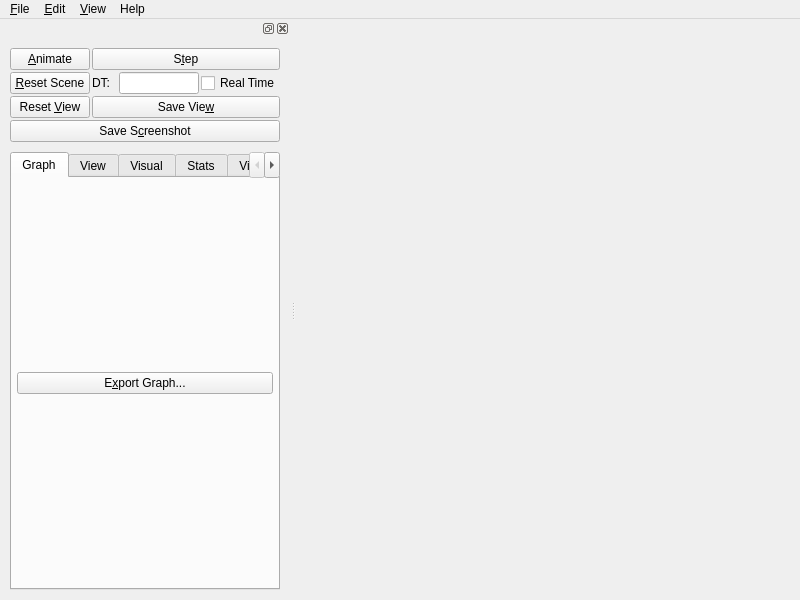
<?xml version="1.0" encoding="UTF-8"?>
<ui version="4.0">
 <exportmacro>SOFA_SOFAGUIQT_API</exportmacro>
 <class>GUI</class>
 <widget class="QMainWindow" name="GUI">
  <property name="geometry">
   <rect>
    <x>0</x>
    <y>0</y>
    <width>800</width>
    <height>600</height>
   </rect>
  </property>
  <property name="sizePolicy">
   <sizepolicy hsizetype="Minimum" vsizetype="Minimum">
    <horstretch>0</horstretch>
    <verstretch>0</verstretch>
   </sizepolicy>
  </property>
  <property name="minimumSize">
   <size>
    <width>210</width>
    <height>481</height>
   </size>
  </property>
  <property name="acceptDrops">
   <bool>true</bool>
  </property>
  <property name="windowTitle">
   <string>Sofa</string>
  </property>
  <widget class="QWidget" name="widget">
   <property name="sizePolicy">
    <sizepolicy hsizetype="Expanding" vsizetype="Expanding">
     <horstretch>0</horstretch>
     <verstretch>0</verstretch>
    </sizepolicy>
   </property>
   <property name="minimumSize">
    <size>
     <width>0</width>
     <height>0</height>
    </size>
   </property>
   <layout class="QVBoxLayout">
    <property name="sizeConstraint">
     <enum>QLayout::SetNoConstraint</enum>
    </property>
    <property name="leftMargin">
     <number>0</number>
    </property>
    <property name="topMargin">
     <number>0</number>
    </property>
    <property name="rightMargin">
     <number>0</number>
    </property>
    <property name="bottomMargin">
     <number>0</number>
    </property>
    <item>
     <layout class="QHBoxLayout" name="mainWidgetLayout"/>
    </item>
   </layout>
  </widget>
  <widget class="QMenuBar" name="menubar">
   <property name="enabled">
    <bool>true</bool>
   </property>
   <property name="geometry">
    <rect>
     <x>0</x>
     <y>0</y>
     <width>800</width>
     <height>19</height>
    </rect>
   </property>
   <widget class="QMenu" name="fileMenu">
    <property name="title">
     <string>&amp;File</string>
    </property>
    <addaction name="fileNewAction"/>
    <addaction name="fileOpenAction"/>
    <addaction name="fileReloadAction"/>
    <addaction name="fileSaveAction"/>
    <addaction name="fileSaveAsAction"/>
    <addaction name="separator"/>
    <addaction name="separator"/>
    <addaction name="fileExitAction"/>
   </widget>
   <widget class="QMenu" name="editMenu">
    <property name="title">
     <string>&amp;Edit</string>
    </property>
    <addaction name="editRecordDirectoryAction"/>
    <addaction name="editGnuplotDirectoryAction"/>
    <addaction name="separator"/>
    <addaction name="PluginManagerAction"/>
    <addaction name="MouseManagerAction"/>
    <addaction name="VideoRecorderManagerAction"/>
   </widget>
   <widget class="QMenu" name="View">
    <property name="title">
     <string>&amp;View</string>
    </property>
    <addaction name="separator"/>
    <addaction name="separator"/>
    <addaction name="separator"/>
   </widget>
   <widget class="QMenu" name="helpMenu">
    <property name="title">
     <string>Help</string>
    </property>
    <addaction name="separator"/>
    <addaction name="helpShowDocBrowser"/>
    <addaction name="helpAboutAction"/>
   </widget>
   <addaction name="fileMenu"/>
   <addaction name="editMenu"/>
   <addaction name="View"/>
   <addaction name="helpMenu"/>
  </widget>
  <widget class="QDockWidget" name="dockWidget">
   <property name="sizePolicy">
    <sizepolicy hsizetype="Minimum" vsizetype="Expanding">
     <horstretch>0</horstretch>
     <verstretch>0</verstretch>
    </sizepolicy>
   </property>
   <property name="minimumSize">
    <size>
     <width>200</width>
     <height>551</height>
    </size>
   </property>
   <attribute name="dockWidgetArea">
    <number>1</number>
   </attribute>
   <widget class="QWidget" name="dockWidgetContents">
    <property name="sizePolicy">
     <sizepolicy hsizetype="Minimum" vsizetype="Expanding">
      <horstretch>0</horstretch>
      <verstretch>0</verstretch>
     </sizepolicy>
    </property>
    <property name="minimumSize">
     <size>
      <width>200</width>
      <height>0</height>
     </size>
    </property>
    <layout class="QHBoxLayout" name="horizontalLayout">
     <item>
      <widget class="QWidget" name="optionTabs" native="true">
       <property name="enabled">
        <bool>true</bool>
       </property>
       <property name="sizePolicy">
        <sizepolicy hsizetype="Expanding" vsizetype="Expanding">
         <horstretch>0</horstretch>
         <verstretch>0</verstretch>
        </sizepolicy>
       </property>
       <layout class="QVBoxLayout" name="_13">
        <property name="sizeConstraint">
         <enum>QLayout::SetNoConstraint</enum>
        </property>
        <item>
         <layout class="QGridLayout" name="_14">
          <property name="sizeConstraint">
           <enum>QLayout::SetNoConstraint</enum>
          </property>
          <item row="2" column="0">
           <widget class="QPushButton" name="ResetViewButton">
            <property name="enabled">
             <bool>true</bool>
            </property>
            <property name="toolTip">
             <string>Set the camera to initial position and orientation</string>
            </property>
            <property name="text">
             <string>Reset &amp;View</string>
            </property>
            <property name="shortcut">
             <string>Alt+V</string>
            </property>
           </widget>
          </item>
          <item row="0" column="0">
           <widget class="QPushButton" name="startButton">
            <property name="toolTip">
             <string>Launch the Simulation</string>
            </property>
            <property name="text">
             <string>&amp;Animate</string>
            </property>
            <property name="shortcut">
             <string>Alt+A</string>
            </property>
            <property name="checkable">
             <bool>true</bool>
            </property>
           </widget>
          </item>
          <item row="2" column="1">
           <widget class="QPushButton" name="SaveViewButton">
            <property name="enabled">
             <bool>true</bool>
            </property>
            <property name="toolTip">
             <string>Save the position and orientation of the camera</string>
            </property>
            <property name="text">
             <string>Save Vie&amp;w</string>
            </property>
            <property name="shortcut">
             <string>Alt+W</string>
            </property>
           </widget>
          </item>
          <item row="1" column="0">
           <widget class="QPushButton" name="ResetSceneButton">
            <property name="enabled">
             <bool>true</bool>
            </property>
            <property name="toolTip">
             <string>Reset the Simulation  (t=0)</string>
            </property>
            <property name="text">
             <string>&amp;Reset Scene</string>
            </property>
            <property name="shortcut">
             <string>Alt+R</string>
            </property>
           </widget>
          </item>
          <item row="0" column="1">
           <widget class="QPushButton" name="stepButton">
            <property name="toolTip">
             <string>Compute the simulation at time t+DT</string>
            </property>
            <property name="text">
             <string>S&amp;tep</string>
            </property>
            <property name="shortcut">
             <string>Alt+T</string>
            </property>
            <property name="autoRepeat">
             <bool>true</bool>
            </property>
           </widget>
          </item>
          <item row="3" column="0" colspan="2">
           <widget class="QPushButton" name="screenshotButton">
            <property name="text">
             <string>Save S&amp;creenshot</string>
            </property>
            <property name="shortcut">
             <string>Alt+C</string>
            </property>
           </widget>
          </item>
          <item row="1" column="1">
           <layout class="QHBoxLayout" name="_15">
            <property name="sizeConstraint">
             <enum>QLayout::SetNoConstraint</enum>
            </property>
            <item>
             <widget class="QLabel" name="dtLabel">
              <property name="text">
               <string>DT:</string>
              </property>
              <property name="wordWrap">
               <bool>false</bool>
              </property>
             </widget>
            </item>
            <item>
             <widget class="QLineEdit" name="dtEdit">
              <property name="sizePolicy">
               <sizepolicy hsizetype="Expanding" vsizetype="Fixed">
                <horstretch>0</horstretch>
                <verstretch>0</verstretch>
               </sizepolicy>
              </property>
              <property name="minimumSize">
               <size>
                <width>20</width>
                <height>0</height>
               </size>
              </property>
              <property name="maximumSize">
               <size>
                <width>80</width>
                <height>32767</height>
               </size>
              </property>
             </widget>
            </item>
            <item>
             <widget class="QCheckBox" name="realTimeCheckBox">
              <property name="toolTip">
               <string>Use the duration of the previous simulation step as the next DT</string>
              </property>
              <property name="text">
               <string>Real Time</string>
              </property>
             </widget>
            </item>
           </layout>
          </item>
         </layout>
        </item>
        <item>
         <spacer name="spacer_tab">
          <property name="orientation">
           <enum>Qt::Vertical</enum>
          </property>
          <property name="sizeType">
           <enum>QSizePolicy::Fixed</enum>
          </property>
          <property name="sizeHint" stdset="0">
           <size>
            <width>20</width>
            <height>8</height>
           </size>
          </property>
         </spacer>
        </item>
        <item>
         <widget class="QTabWidget" name="tabs">
          <property name="sizePolicy">
           <sizepolicy hsizetype="Expanding" vsizetype="Expanding">
            <horstretch>0</horstretch>
            <verstretch>0</verstretch>
           </sizepolicy>
          </property>
          <property name="minimumSize">
           <size>
            <width>200</width>
            <height>0</height>
           </size>
          </property>
          <property name="currentIndex">
           <number>0</number>
          </property>
          <widget class="QWidget" name="TabGraph">
           <attribute name="title">
            <string>Graph</string>
           </attribute>
           <layout class="QVBoxLayout" name="_19">
            <item>
             <widget class="QPushButton" name="ExportGraphButton">
              <property name="text">
               <string>E&amp;xport Graph...</string>
              </property>
              <property name="icon">
               <iconset>
                <normaloff>image1</normaloff>image1</iconset>
              </property>
              <property name="shortcut">
               <string>Alt+X</string>
              </property>
             </widget>
            </item>
           </layout>
          </widget>
          <widget class="QWidget" name="tabView">
           <property name="sizePolicy">
            <sizepolicy hsizetype="Expanding" vsizetype="Expanding">
             <horstretch>0</horstretch>
             <verstretch>0</verstretch>
            </sizepolicy>
           </property>
           <attribute name="title">
            <string>View</string>
           </attribute>
           <layout class="QGridLayout" name="gridLayout1">
            <item row="2" column="0">
             <layout class="QGridLayout" name="_17">
              <item row="1" column="0">
               <layout class="QGridLayout" name="_18">
                <item row="0" column="2">
                 <spacer name="spacer8">
                  <property name="orientation">
                   <enum>Qt::Horizontal</enum>
                  </property>
                  <property name="sizeType">
                   <enum>QSizePolicy::Ignored</enum>
                  </property>
                  <property name="sizeHint" stdset="0">
                   <size>
                    <width>0</width>
                    <height>16</height>
                   </size>
                  </property>
                 </spacer>
                </item>
                <item row="0" column="1">
                 <widget class="QLabel" name="pixmapLabel1">
                  <property name="sizePolicy">
                   <sizepolicy hsizetype="Fixed" vsizetype="Fixed">
                    <horstretch>0</horstretch>
                    <verstretch>0</verstretch>
                   </sizepolicy>
                  </property>
                  <property name="toolTip">
                   <string>http://sofa-framework.org</string>
                  </property>
                  <property name="pixmap">
                   <pixmap>image0</pixmap>
                  </property>
                  <property name="scaledContents">
                   <bool>true</bool>
                  </property>
                  <property name="wordWrap">
                   <bool>false</bool>
                  </property>
                 </widget>
                </item>
                <item row="0" column="0">
                 <spacer name="spacer7">
                  <property name="orientation">
                   <enum>Qt::Horizontal</enum>
                  </property>
                  <property name="sizeType">
                   <enum>QSizePolicy::Ignored</enum>
                  </property>
                  <property name="sizeHint" stdset="0">
                   <size>
                    <width>0</width>
                    <height>16</height>
                   </size>
                  </property>
                 </spacer>
                </item>
               </layout>
              </item>
             </layout>
            </item>
           </layout>
          </widget>
          <widget class="QWidget" name="TabVisualGraph">
           <attribute name="title">
            <string>Visual</string>
           </attribute>
           <layout class="QVBoxLayout" name="_20">
            <item>
             <widget class="QPushButton" name="ExportVisualGraphButton">
              <property name="text">
               <string>E&amp;xport Graph...</string>
              </property>
              <property name="icon">
               <iconset>
                <normaloff>image1</normaloff>image1</iconset>
              </property>
              <property name="shortcut">
               <string>Alt+X</string>
              </property>
             </widget>
            </item>
           </layout>
          </widget>
          <widget class="QWidget" name="TabStats">
           <attribute name="title">
            <string>Stats</string>
           </attribute>
           <layout class="QVBoxLayout" name="_21">
            <item>
             <widget class="QCheckBox" name="dumpStateCheckBox">
              <property name="toolTip">
               <string comment="This is used to plut curves fter a simulation">Record the state at each time step in file &quot;dumpState.data&quot;</string>
              </property>
              <property name="text">
               <string>Dump State</string>
              </property>
             </widget>
            </item>
            <item>
             <widget class="QCheckBox" name="displayComputationTimeCheckBox">
              <property name="toolTip">
               <string>Display information about the time spent at each branch of the graph</string>
              </property>
              <property name="text">
               <string>Log Time</string>
              </property>
             </widget>
            </item>
            <item>
             <widget class="QCheckBox" name="exportGnuplotFilesCheckbox">
              <property name="toolTip">
               <string>Create gnuplot files for each named element of the simulation</string>
              </property>
              <property name="text">
               <string>Export state as gnuplot files</string>
              </property>
             </widget>
            </item>
            <item>
             <widget class="QCheckBox" name="exportVisitorCheckbox">
              <property name="toolTip">
               <string>Open a Dialog showing a trace of the execution and time spent</string>
              </property>
              <property name="text">
               <string>Trace Visitor and Component execution</string>
              </property>
             </widget>
            </item>
            <item>
             <widget class="QCheckBox" name="displayTimeProfiler">
              <property name="text">
               <string>Display AdvanceTimer profiler</string>
              </property>
             </widget>
            </item>
           </layout>
          </widget>
          <widget class="QWidget" name="TabPage">
           <attribute name="title">
            <string>Viewer</string>
           </attribute>
           <layout class="QVBoxLayout" name="_22">
            <item>
             <layout class="QHBoxLayout" name="_23">
              <property name="spacing">
               <number>0</number>
              </property>
              <item>
               <spacer name="spacer5_3_3">
                <property name="orientation">
                 <enum>Qt::Horizontal</enum>
                </property>
                <property name="sizeType">
                 <enum>QSizePolicy::Expanding</enum>
                </property>
                <property name="sizeHint" stdset="0">
                 <size>
                  <width>10</width>
                  <height>2</height>
                 </size>
                </property>
               </spacer>
              </item>
              <item>
               <widget class="QSpinBox" name="sizeW">
                <property name="maximum">
                 <number>30000</number>
                </property>
                <property name="value">
                 <number>800</number>
                </property>
               </widget>
              </item>
              <item>
               <widget class="QLabel" name="textLabel_sizeX">
                <property name="sizePolicy">
                 <sizepolicy hsizetype="Fixed" vsizetype="Preferred">
                  <horstretch>0</horstretch>
                  <verstretch>0</verstretch>
                 </sizepolicy>
                </property>
                <property name="text">
                 <string>&lt;p align=&quot;center&quot;&gt;x&lt;/p&gt;</string>
                </property>
                <property name="wordWrap">
                 <bool>false</bool>
                </property>
               </widget>
              </item>
              <item>
               <widget class="QSpinBox" name="sizeH">
                <property name="maximum">
                 <number>30000</number>
                </property>
                <property name="value">
                 <number>600</number>
                </property>
               </widget>
              </item>
              <item>
               <spacer name="spacer5_3_2_3">
                <property name="orientation">
                 <enum>Qt::Horizontal</enum>
                </property>
                <property name="sizeType">
                 <enum>QSizePolicy::Expanding</enum>
                </property>
                <property name="sizeHint" stdset="0">
                 <size>
                  <width>10</width>
                  <height>2</height>
                 </size>
                </property>
               </spacer>
              </item>
             </layout>
            </item>
            <item>
             <widget class="QTextBrowser" name="textEdit1"/>
            </item>
           </layout>
          </widget>
         </widget>
        </item>
       </layout>
      </widget>
     </item>
    </layout>
   </widget>
  </widget>
  <action name="fileNewAction">
   <property name="icon">
    <iconset>
     <normaloff>image2</normaloff>image2</iconset>
   </property>
   <property name="text">
    <string>&amp;New</string>
   </property>
   <property name="iconText">
    <string>New</string>
   </property>
   <property name="shortcut">
    <string>Ctrl+N</string>
   </property>
   <property name="name" stdset="0">
    <cstring>fileNewAction</cstring>
   </property>
  </action>
  <action name="fileOpenAction">
   <property name="icon">
    <iconset>
     <normaloff>image3</normaloff>image3</iconset>
   </property>
   <property name="text">
    <string>&amp;Open...</string>
   </property>
   <property name="iconText">
    <string>Open</string>
   </property>
   <property name="shortcut">
    <string>Ctrl+O</string>
   </property>
   <property name="name" stdset="0">
    <cstring>fileOpenAction</cstring>
   </property>
  </action>
  <action name="fileReloadAction">
   <property name="text">
    <string>&amp;Reload</string>
   </property>
   <property name="iconText">
    <string>Reload</string>
   </property>
   <property name="shortcut">
    <string>Ctrl+R</string>
   </property>
   <property name="name" stdset="0">
    <cstring>fileReloadAction</cstring>
   </property>
  </action>
  <action name="fileSaveAction">
   <property name="enabled">
    <bool>true</bool>
   </property>
   <property name="icon">
    <iconset>
     <normaloff>image4</normaloff>image4</iconset>
   </property>
   <property name="text">
    <string>&amp;Save</string>
   </property>
   <property name="iconText">
    <string>Save</string>
   </property>
   <property name="shortcut">
    <string>Ctrl+S</string>
   </property>
   <property name="name" stdset="0">
    <cstring>fileSaveAction</cstring>
   </property>
  </action>
  <action name="fileSaveAsAction">
   <property name="text">
    <string>Save &amp;As...</string>
   </property>
   <property name="iconText">
    <string>Save As</string>
   </property>
   <property name="shortcut">
    <string/>
   </property>
   <property name="name" stdset="0">
    <cstring>fileSaveAsAction</cstring>
   </property>
  </action>
  <action name="fileExitAction">
   <property name="text">
    <string>E&amp;xit</string>
   </property>
   <property name="iconText">
    <string>Exit</string>
   </property>
   <property name="shortcut">
    <string/>
   </property>
   <property name="name" stdset="0">
    <cstring>fileExitAction</cstring>
   </property>
  </action>
  <action name="helpAboutAction">
   <property name="enabled">
    <bool>false</bool>
   </property>
   <property name="text">
    <string>&amp;About</string>
   </property>
   <property name="iconText">
    <string>About</string>
   </property>
   <property name="shortcut">
    <string/>
   </property>
   <property name="name" stdset="0">
    <cstring>helpAboutAction</cstring>
   </property>
  </action>
  <action name="ViewerAction">
   <property name="iconText">
    <string>Viewer</string>
   </property>
   <property name="name" stdset="0">
    <cstring>ViewerAction</cstring>
   </property>
  </action>
  <action name="editRecordDirectoryAction">
   <property name="text">
    <string>Record Directory...</string>
   </property>
   <property name="iconText">
    <string>Record Directory...</string>
   </property>
   <property name="name" stdset="0">
    <cstring>editRecordDirectoryAction</cstring>
   </property>
  </action>
  <action name="editGnuplotDirectoryAction">
   <property name="text">
    <string>Gnuplot Directory...</string>
   </property>
   <property name="iconText">
    <string>Gnuplot Directory...</string>
   </property>
   <property name="name" stdset="0">
    <cstring>editGnuplotDirectoryAction</cstring>
   </property>
  </action>
  <action name="PluginManagerAction">
   <property name="text">
    <string>Plugin Manager...</string>
   </property>
   <property name="iconText">
    <string>Plugin Manager...</string>
   </property>
   <property name="name" stdset="0">
    <cstring>PluginManagerAction</cstring>
   </property>
  </action>
  <action name="MouseManagerAction">
   <property name="text">
    <string>Mouse Manager...</string>
   </property>
   <property name="iconText">
    <string>Mouse Manager...</string>
   </property>
   <property name="name" stdset="0">
    <cstring>MouseManagerAction</cstring>
   </property>
  </action>
  <action name="Action">
   <property name="iconText">
    <string>Recently Opened Files...</string>
   </property>
   <property name="name" stdset="0">
    <cstring>Action</cstring>
   </property>
  </action>
  <action name="TestAction">
   <property name="text">
    <string>Test</string>
   </property>
   <property name="iconText">
    <string>Test</string>
   </property>
   <property name="name" stdset="0">
    <cstring>TestAction</cstring>
   </property>
  </action>
  <action name="VideoRecorderManagerAction">
   <property name="text">
    <string>Video Recorder Manager...</string>
   </property>
   <property name="iconText">
    <string>Video Recorder Manager...</string>
   </property>
   <property name="name" stdset="0">
    <cstring>VideoRecorderManagerAction</cstring>
   </property>
  </action>
  <action name="helpShowDocBrowser">
   <property name="checkable">
    <bool>false</bool>
   </property>
   <property name="text">
    <string>Show doc browser</string>
   </property>
   <property name="iconVisibleInMenu">
    <bool>false</bool>
   </property>
  </action>
 </widget>
 <layoutdefault spacing="2" margin="5"/>
 <includes>
  <include location="local">sofa/gui/qt/SofaGUIQt.h</include>
 </includes>
 <resources/>
 <connections>
  <connection>
   <sender>fileNewAction</sender>
   <signal>triggered()</signal>
   <receiver>GUI</receiver>
   <slot>fileNew()</slot>
   <hints>
    <hint type="sourcelabel">
     <x>-1</x>
     <y>-1</y>
    </hint>
    <hint type="destinationlabel">
     <x>20</x>
     <y>20</y>
    </hint>
   </hints>
  </connection>
  <connection>
   <sender>fileOpenAction</sender>
   <signal>triggered()</signal>
   <receiver>GUI</receiver>
   <slot>popupOpenFileSelector()</slot>
   <hints>
    <hint type="sourcelabel">
     <x>-1</x>
     <y>-1</y>
    </hint>
    <hint type="destinationlabel">
     <x>20</x>
     <y>20</y>
    </hint>
   </hints>
  </connection>
  <connection>
   <sender>fileReloadAction</sender>
   <signal>triggered()</signal>
   <receiver>GUI</receiver>
   <slot>fileReload()</slot>
   <hints>
    <hint type="sourcelabel">
     <x>-1</x>
     <y>-1</y>
    </hint>
    <hint type="destinationlabel">
     <x>20</x>
     <y>20</y>
    </hint>
   </hints>
  </connection>
  <connection>
   <sender>fileSaveAction</sender>
   <signal>triggered()</signal>
   <receiver>GUI</receiver>
   <slot>fileSave()</slot>
   <hints>
    <hint type="sourcelabel">
     <x>-1</x>
     <y>-1</y>
    </hint>
    <hint type="destinationlabel">
     <x>20</x>
     <y>20</y>
    </hint>
   </hints>
  </connection>
  <connection>
   <sender>fileSaveAsAction</sender>
   <signal>triggered()</signal>
   <receiver>GUI</receiver>
   <slot>fileSaveAs()</slot>
   <hints>
    <hint type="sourcelabel">
     <x>-1</x>
     <y>-1</y>
    </hint>
    <hint type="destinationlabel">
     <x>20</x>
     <y>20</y>
    </hint>
   </hints>
  </connection>
  <connection>
   <sender>fileExitAction</sender>
   <signal>triggered()</signal>
   <receiver>GUI</receiver>
   <slot>fileExit()</slot>
   <hints>
    <hint type="sourcelabel">
     <x>-1</x>
     <y>-1</y>
    </hint>
    <hint type="destinationlabel">
     <x>20</x>
     <y>20</y>
    </hint>
   </hints>
  </connection>
  <connection>
   <sender>editRecordDirectoryAction</sender>
   <signal>triggered()</signal>
   <receiver>GUI</receiver>
   <slot>editRecordDirectory()</slot>
   <hints>
    <hint type="sourcelabel">
     <x>-1</x>
     <y>-1</y>
    </hint>
    <hint type="destinationlabel">
     <x>20</x>
     <y>20</y>
    </hint>
   </hints>
  </connection>
  <connection>
   <sender>PluginManagerAction</sender>
   <signal>triggered()</signal>
   <receiver>GUI</receiver>
   <slot>showPluginManager()</slot>
   <hints>
    <hint type="sourcelabel">
     <x>-1</x>
     <y>-1</y>
    </hint>
    <hint type="destinationlabel">
     <x>20</x>
     <y>20</y>
    </hint>
   </hints>
  </connection>
  <connection>
   <sender>MouseManagerAction</sender>
   <signal>triggered()</signal>
   <receiver>GUI</receiver>
   <slot>showMouseManager()</slot>
   <hints>
    <hint type="sourcelabel">
     <x>-1</x>
     <y>-1</y>
    </hint>
    <hint type="destinationlabel">
     <x>20</x>
     <y>20</y>
    </hint>
   </hints>
  </connection>
  <connection>
   <sender>editGnuplotDirectoryAction</sender>
   <signal>triggered()</signal>
   <receiver>GUI</receiver>
   <slot>editGnuplotDirectory()</slot>
   <hints>
    <hint type="sourcelabel">
     <x>-1</x>
     <y>-1</y>
    </hint>
    <hint type="destinationlabel">
     <x>20</x>
     <y>20</y>
    </hint>
   </hints>
  </connection>
  <connection>
   <sender>VideoRecorderManagerAction</sender>
   <signal>triggered()</signal>
   <receiver>GUI</receiver>
   <slot>showVideoRecorderManager()</slot>
   <hints>
    <hint type="sourcelabel">
     <x>-1</x>
     <y>-1</y>
    </hint>
    <hint type="destinationlabel">
     <x>20</x>
     <y>20</y>
    </hint>
   </hints>
  </connection>
  <connection>
   <sender>helpShowDocBrowser</sender>
   <signal>triggered()</signal>
   <receiver>GUI</receiver>
   <slot>showDocBrowser()</slot>
   <hints>
    <hint type="sourcelabel">
     <x>-1</x>
     <y>-1</y>
    </hint>
    <hint type="destinationlabel">
     <x>399</x>
     <y>299</y>
    </hint>
   </hints>
  </connection>
 </connections>
</ui>
